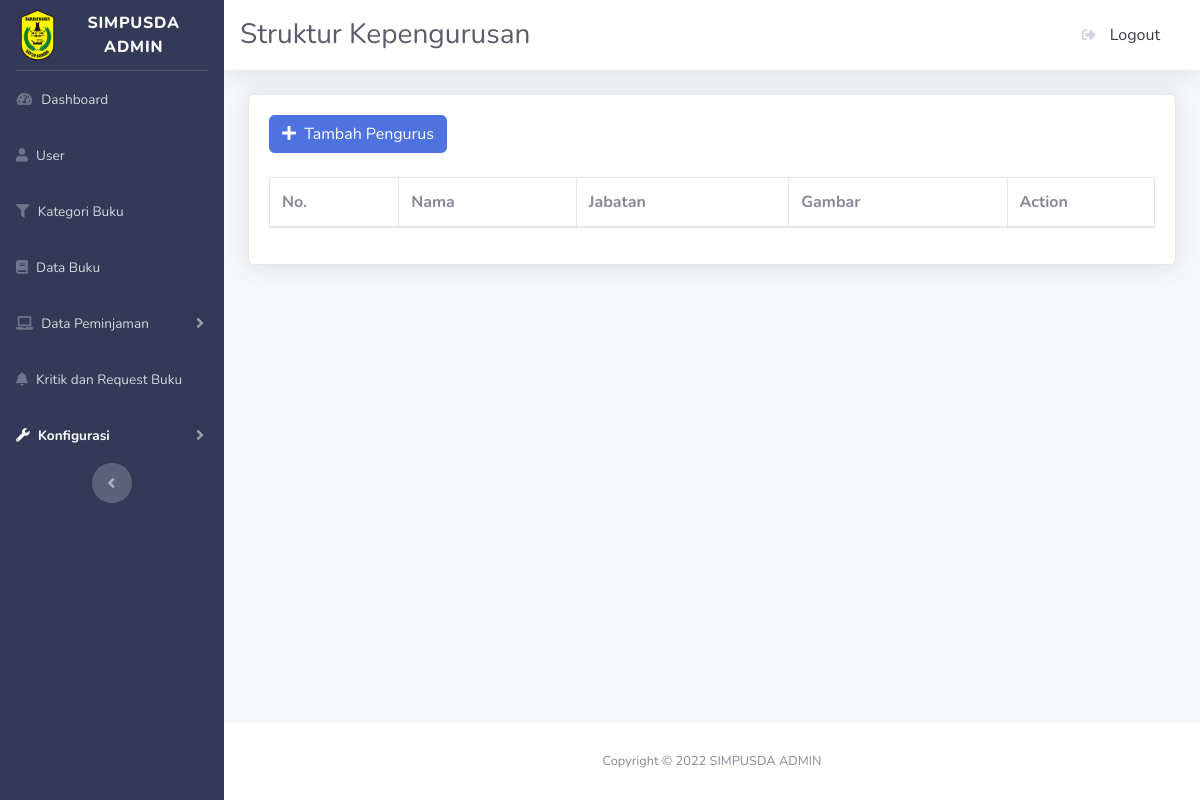
Page /admin/strukturkepengurusan.php on the earlier database version.
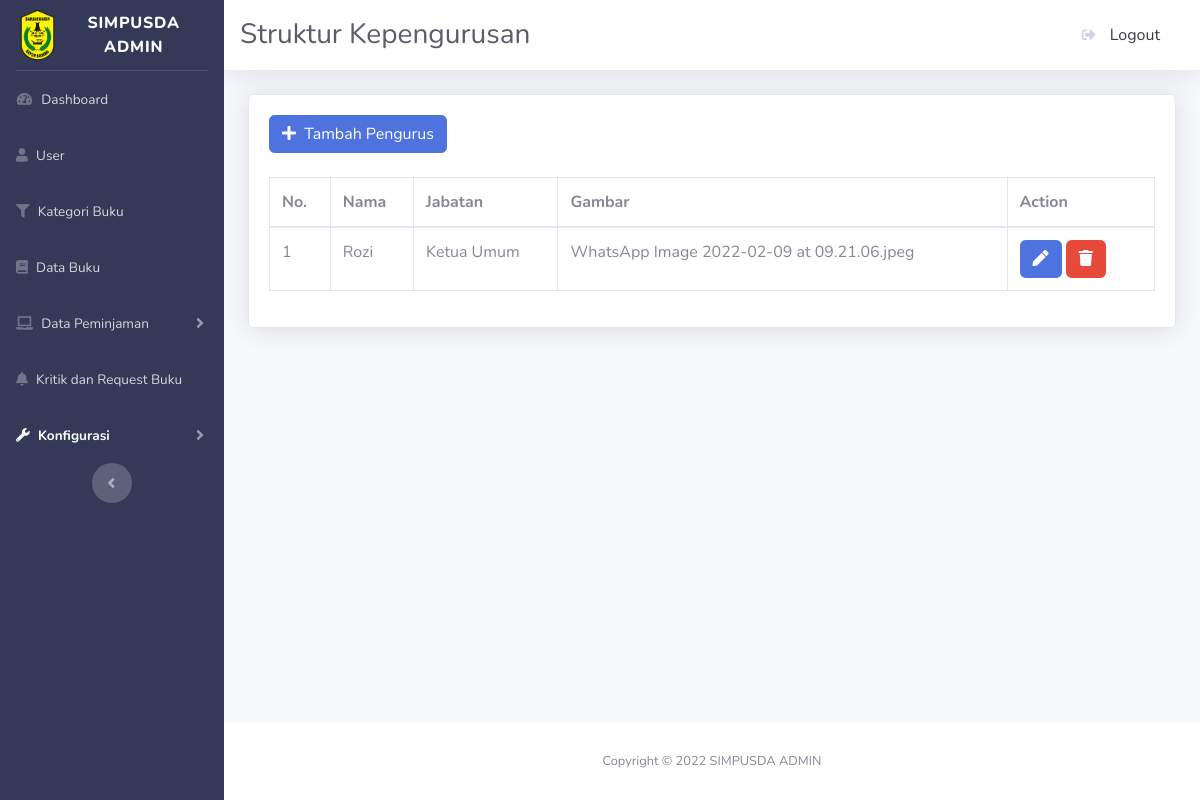
Same page on the later database version.
### tables this page shows
CREATE TABLE `l_struktur` (
  `id` int(11) NOT NULL,
  `nama` varchar(255) NOT NULL,
  `jabatan` varchar(255) NOT NULL,
  `foto` varchar(255) NOT NULL
);

### admin/strukturkepengurusan.php (the view, shortened to what the changed rows need)
<?php
include_once("config.php");
$result = mysqli_query($mysqli, "SELECT * FROM l_struktur ORDER BY id DESC");
?>
<!DOCTYPE html>
<html lang="en">
<head>
    <link href="vendor/fontawesome-free/css/all.min.css" rel="stylesheet" type="text/css">
    <link href="css/sb-admin-2.min.css" rel="stylesheet">
    <link href="vendor/datatables/dataTables.bootstrap4.min.css" rel="stylesheet">
</head>
<body id="page-top">
    <div id="wrapper">
        <div id="content-wrapper" class="d-flex flex-column">
            <div id="content">
                <div class="container-fluid">
                    <div class="card shadow mb-4">
                        <div class="card-body">
                                 <br><br>
                            <div class="table-responsive">
                                <table class="table table-bordered" id="dataTable" width="100%" cellspacing="0">
                                <thead>
                                        <tr>
                                          <th scope="col">No.</th>
                                          <th scope="col">Nama</th>
                                          <th scope="col">Jabatan</th>
                                          <th scope="col">Gambar</th>
                                          <th class="col-2">Action</th>
                                        </tr>
                                      </thead>
                                      <tbody>
                                        <?php
                                        $no = 1;
                                          while($user_data = mysqli_fetch_array($result)){
                                            echo "<tr>";
                                            echo "<td>".$no++."</td>";
                                            echo "<td>".$user_data['nama']."</td>";
                                            echo "<td>".$user_data['jabatan']."</td>";
                                            echo "<td>".$user_data['foto']."</td>";
                                            echo "<td>
                                            <a href='editstruktur.php?id=$user_data[id]'><button class='btn btn-primary' title='Edit'>
                                            <i class ='fa fa-pen'></i></button></a>
                                            <a href='hapusstruktur.php?id=$user_data[id]' class ='confirmation'><button class='btn btn-danger' title='Hapus'>
                                            <i class ='fa fa-trash'></i></button></a>
                                            </td>
                                            </tr>";
                                          }
                                        ?>
                                    </tbody>
                                </table>
                            </div>
                        </div>
                    </div>
                </div>
            </div>
        </div>
    </div>
</body>
</html>

Differences in the rows shown:
added l_struktur: nama "Rozi", jabatan "Ketua Umum", foto "WhatsApp Image 2022-02-09 at 09.21.06.jpeg"
